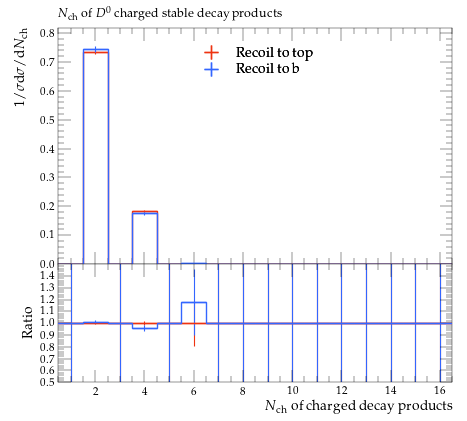

The script that saved this image:
#! /usr/bin/env python

# This Python script was auto-generated using YODA v2.0.2.
# Analysis object: /MC_HFDECAYS/D0_charged_mult
# Timestamp: 31-07-2026 (13:13:52)

import matplotlib as mpl
import matplotlib.pyplot as plt
mpl.use('Agg') # comment out for interactive use
import os
import numpy as np

plotDir = os.path.split(os.path.realpath(__file__))[0]
if 'YODA_USER_PLOT_PATH' in globals():
    plot_outdir = globals()['YODA_USER_PLOT_PATH']
else:
    plot_outdir = plotDir

#plot style
plt.style.use(os.path.join(plotDir, '../default.mplstyle'))
# plot metadata
figW, figH = plt.rcParams['figure.figsize']
ax_xLabel = r'$N_\mathrm{ch}$ of charged decay products'
ax_yLabel = r'$1/\sigma \mathrm{d}\sigma/\mathrm{d}N_\mathrm{ch}$'
ax_title  = r'$N_\mathrm{ch}$ of $D^0$ charged stable decay products'
ax_xScale = 'linear'
ax_yScale = 'linear'
xLims = (0.5, 16.5)
yLims = (0.0, 0.81805097)

# TeX-friendly labels for the legend
labels = {
    'legend' : ([ r"Recoil to top", r"Recoil to b" ], r""),
}

# Adjust canvas width and height
canvasW = 10.0
canvasH = 9.0
figW *= canvasW/10.
figH *= canvasH/9.

# Create figure and axis objects
fig, (ax, ratio0_ax) = plt.subplots(2, 1, sharex=True,
                  figsize=(figW,figH), gridspec_kw={'height_ratios': (6.0, 3.0)})

# Set figure margins
plt.subplots_adjust(
    left   = 1.0 * plt.rcParams['figure.subplot.left'],
    right  = 1.0 * plt.rcParams['figure.subplot.right'],
    top    = 1.0 * plt.rcParams['figure.subplot.top'],
    bottom = 1.0 * plt.rcParams['figure.subplot.bottom'])

ratio0_ax.yaxis.set_major_locator(mpl.ticker.MultipleLocator(0.1))
ratio0_ax.set_ylim(0.5, 1.4999)
ratio0_ax.set_ylabel('Ratio')

# the numerical data is stored in a separate file
dataf = dict()
prefix = os.path.split(__file__)[0]
if prefix:    prefix = prefix + '/'
exec(open(prefix+'D0_charged_mult__data.py').read(), dataf)


legend_handles = dict() # keep track of handles for the legend

# style options for curves
# starts at zorder>=5 to draw curve on top of legend
styles = {
  'recoil_t': {
    'color' : '#EE3311',
    'linestyle' : '-',
    'linewidth' : 1,
    'marker' : 'none',
    'markersize' : 2,
    'capsize' : 0.0,
    'zorder' : 5,
    'histstyle' : 1,
    'drawstyle' : 'steps-pre',
    'xerrorbars' : 1,
    'yerrorbars' : 1,
    'fillcolor' : None,
    'fillopacity' : 1.0,
    'ratio0_linestyle' : '-',
    'ratio0_linewidth' : 1,
    'ratio0_marker' : 'none',
    'ratio0_markersize' : 2,
    'ratio0_capsize' : 0.0,
    'ratio0_zorder' : 5,
    'ratio0_histstyle' : 1,
    'ratio0_drawstyle' : 'steps-pre',
    'ratio0_xerrorbars' : 1,
    'ratio0_yerrorbars' : 1,
  },
  'recoil_b': {
    'color' : '#3366FF',
    'linestyle' : '-',
    'linewidth' : 1,
    'marker' : 'none',
    'markersize' : 2,
    'capsize' : 0.0,
    'zorder' : 6,
    'histstyle' : 1,
    'drawstyle' : 'steps-pre',
    'xerrorbars' : 1,
    'yerrorbars' : 1,
    'fillcolor' : None,
    'fillopacity' : 1.0,
    'ratio0_linestyle' : '-',
    'ratio0_linewidth' : 1,
    'ratio0_marker' : 'none',
    'ratio0_markersize' : 2,
    'ratio0_capsize' : 0.0,
    'ratio0_zorder' : 6,
    'ratio0_histstyle' : 1,
    'ratio0_drawstyle' : 'steps-pre',
    'ratio0_xerrorbars' : 1,
    'ratio0_yerrorbars' : 1,
  },
}

# curve from input yoda files in main panel
for label, yvals in dataf['yvals'].items():
    if all(np.isnan(v) for v in dataf['yvals'][label]):
        continue
    tmp = None
    if styles[label]['histstyle']: # draw as histogram
        xpos = dataf['xedges'][label] if styles[label]['drawstyle'] else dataf['xpoints'][label]
        ypos = np.insert(yvals, 0, yvals[0]) if styles[label]['drawstyle'] else yvals
        if styles[label]['fillcolor']: # fill area below curve
            ax.fill_between(xpos, ypos, step='pre',
                            color=styles[label]['fillcolor'],
                            alpha=styles[label]['fillopacity'])
        tmp, = ax.plot(xpos, ypos,
                       color=styles[label]['color'],
                       linestyle=styles[label]['linestyle'],
                       linewidth=styles[label]['linewidth'],
                       drawstyle=styles[label]['drawstyle'], solid_joinstyle='miter',
                       zorder=styles[label]['zorder'], label=label)
    tmp = ax.errorbar(dataf['xpoints'][label], yvals,
                      xerr=np.array(dataf['xerrs'][label])*styles[label]['xerrorbars'],
                      yerr=np.array(dataf['yerrs'][label])*styles[label]['yerrorbars'],
                      fmt=styles[label]['marker'], capsize=styles[label]['capsize'],
                      markersize=styles[label]['markersize'],
                      ecolor=styles[label]['color'],
                      color=styles[label]['color'], zorder=styles[label]['zorder'])
    tmp[-1][0].set_linestyle(styles[label]['linestyle'])
    tmp[-1][0].set_linewidth(styles[label]['linewidth'])
    if label in dataf['add_legend_handle']:  legend_handles[label] = tmp
    for varLabel in dataf['variation_yvals'].keys():
        if varLabel.startswith(label):
            tmp, = ax.plot(dataf['xedges'][label], dataf['variation_yvals'][varLabel],
                           color=styles[label]['color'],
                           linestyle=styles[label]['linestyle'],
                           linewidth=styles[label]['linewidth'],
                           drawstyle='steps-pre', solid_joinstyle='miter',
                           zorder=styles[label]['zorder'], alpha=0.5)


# plots on ratio panel
# curve from input yoda files in ratio panel
for label, yvals in dataf['ratio0_yvals'].items():
    if all(np.isnan(v) for v in yvals):
        continue
    if styles[label]['ratio0_histstyle']: # plot as histogram
        xpos = dataf['xedges']['recoil_t'] if styles[label]['ratio0_drawstyle'] else dataf['xpoints']['recoil_t']
        ypos = np.insert(yvals, 0, yvals[0]) if styles[label]['ratio0_drawstyle'] else yvals
        ratio0_ax.plot(xpos, ypos,
                       color=styles[label]['color'],
                       linewidth=styles[label]['linewidth'],
                       linestyle=styles[label]['ratio0_linestyle'],
                       drawstyle=styles[label]['ratio0_drawstyle'], zorder=styles[label]['zorder'],
                       solid_joinstyle='miter')
    tmp = ratio0_ax.errorbar(dataf['xpoints']['recoil_t'], yvals,
                             xerr=np.array(dataf['ref_xerrs'])*styles[label]['ratio0_xerrorbars'],
                             yerr=np.array(dataf['ratio0_yerrs'][label])*styles[label]['ratio0_yerrorbars'],
                             fmt=styles[label]['ratio0_marker'], capsize=styles[label]['ratio0_capsize'],
                             markersize=styles[label]['ratio0_markersize'],
                             ecolor=styles[label]['color'],
                             color=styles[label]['color'])
    tmp[-1][0].set_linestyle(styles[label]['ratio0_linestyle'])
    tmp[-1][0].set_linewidth(styles[label]['ratio0_linewidth'])

    for varlabel in dataf['ratio0_variation_vals'].keys():
        if varlabel.startswith(label):
            ratio0_ax.plot(dataf['xedges']['recoil_t'],
                            dataf['ratio0_variation_vals'][varlabel],
                            color=styles[label]['color'],
                            linestyle=styles[label]['linestyle'],
                            linewidth=styles[label]['linewidth'],
                            drawstyle='steps-pre', solid_joinstyle='miter',
                            zorder=1, alpha=0.5)

legend_items = list(legend_handles.values())
ax.add_artist(ax.legend(legend_items,
                        labels['legend'][0],
                        title=labels['legend'][1],
                        alignment='left',
                        loc='upper center',
                        bbox_to_anchor=(0.5, 0.97)))

# set plot metadata as defined above
ratio0_ax.set_xlabel(ax_xLabel)
ratio0_ax.xaxis.set_label_coords(1., -0.15)
ax.set_ylabel(ax_yLabel, ha='right', va='top')
ax.yaxis.set_label_coords(-0.11, 1.0)
ax.set_title(ax_title, loc='left')
ax.set_xscale(ax_xScale)
ax.set_yscale(ax_yScale)
ax.set_xlim(xLims)
ax.set_ylim(yLims)

# tick formatting
plt.rcParams['xtick.top'] = True
plt.rcParams['ytick.right'] = True
fig.align_ylabels((ax, ratio0_ax))
plt.savefig(os.path.join(plot_outdir, 'D0_charged_mult.pdf'), format='PDF')
plt.savefig(os.path.join(plot_outdir, 'D0_charged_mult.png'), format='PNG')

plt.close(fig)
